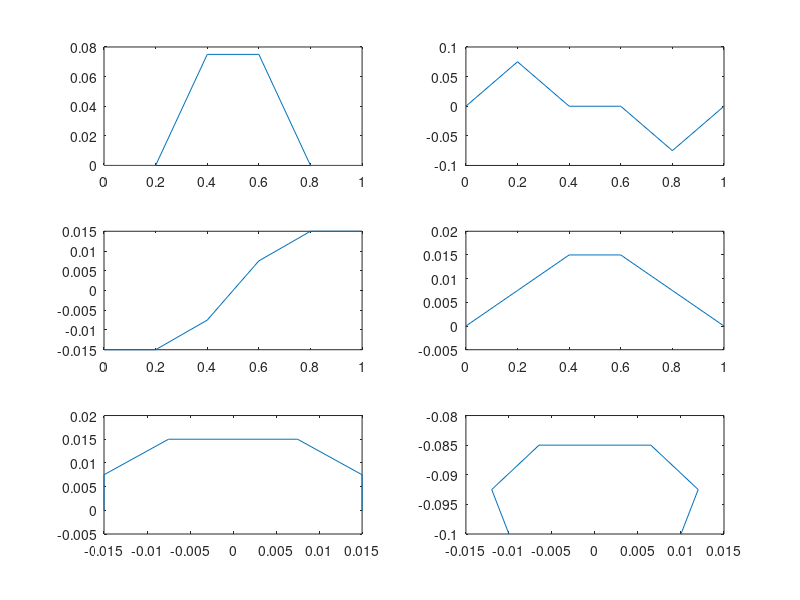

Write the MATLAB code that produced this figure.
clear all;
clc;
%% ----------------------- *** INITIAL DATA *** ------------------------%%
l1=0;
l2=.050;
l3=.100;
b=4/6;
v=.01; % desired velocity of COG (m/sec)
%u=.09; % average velocity of foot tip in swing phase (0.1)
w=0; % rotational velocity of COG
R=.220; % distance of foot tip to COG or center of rotation
% b=u/(v+abs(w)*R+u) % Duty Factor calculation
u=(b/(1-b))*v; % average swing velocity of the leg wrt the body
u=v/(1-b); % average swing velocity of the leg wrt the ground
a=pi/6; % Crab Angle
L=.03; % Stride Length which is the amount of COG displacement in one cycle time.
T= L/v % Cycle Period
Tt=(1-b)*T;
Ts=b*T;
%% ------------------- *** GAIT GENERATION *** ---------------------- %%
% b=.9
p(1)=0; % Kinematic phase of leg 1
p(2)=p(1)+1/2; % Kinematic phase of leg 2
p(3)=p(1)+b; % Kinematic phase of leg 3
p(4)=p(2)+b; % Kinematic phase of leg 4
p(5)=p(3)+b; % Kinematic phase of leg 5
p(6)=p(4)+b; % Kinematic phase of leg 6

j=1;
for j=1:6
    for i=1:6
        if p(i)>=1
            p(i)=p(i)-1;
        end
    end
    j=j+1;
end
p

%% ------------- *** POSITIONAL FOOT TRAJECTORY PLANNING *** ------------%%
%TransferRing time is divided to 5 equal extents. Suchc a selection is completely
%arbitrary.
t0=0;
t1=Tt/5;
t2=2*t1;
t3=Tt-t2;
t4=Tt-t1;
t5=Tt;

Ttt=[t0,t1,t2,t3,t4,t5];

%%%%%%%%%%HERE EVERY THING IS IN Gi COORDINATE SYSTEM WHICH IS GROUND
%COORDINATE SYSTEM FOR EACH LEG
xdotmaxf_g=2*(t5-t0)*u/((t4-t1)+(t3-t2)); %maximum leg transferring speed.
% this is the average velocity divided by the surface are under the velocity graph. 

zdotmaxf_g=xdotmaxf_g; % it is arbitrary.

xdotf_g=[0,0,xdotmaxf_g,xdotmaxf_g,0,0];

for i=1:6
    xf_g(i,1)=-L/2;
    xf_g(i,2)=xf_g(i,1)+0;
    xf_g(i,3)=xf_g(i,2)+(t2-t1)*xdotmaxf_g/2;
    xf_g(i,4)=xf_g(i,3)+(t3-t2)*xdotmaxf_g;
    xf_g(i,5)=xf_g(i,4)+(t4-t3)*xdotmaxf_g/2;
    xf_g(i,6)=xf_g(i,5)+0;
end


zdotf_g=[0,zdotmaxf_g,0,0,-zdotmaxf_g,0];

for i=1:6
    zf_g(i,1)=0;
    zf_g(i,2)=zf_g(i,1)+(t1-t0)*zdotmaxf_g/2;
    zf_g(i,3)=zf_g(i,2)+(t2-t1)*zdotmaxf_g/2;
    zf_g(i,4)=zf_g(i,3)+0;
    zf_g(i,5)=zf_g(i,4)-(t4-t3)*zdotmaxf_g/2;
    zf_g(i,6)=zf_g(i,5)-(t5-t4)*zdotmaxf_g/2;
end

%%%%%%%% Now it's the time to change our cooridinte system properly
%Leg number 4:
h=.1; %(m) height of the robot. Here h=l3 because it is assumed in the home positon.
D=l1+l2; %(m) Distance between the foot tip and hip joint from top view

alphaH=[-30*pi/180, 30*pi/180, -90*pi/180, 90*pi/180, -150*pi/180, 150*pi/180];

xb_g(1,1)=-((1-b)/2)*L-D*cos(alphaH(1)); % frame b is a frame attached to the hip joint whose
xb_g(2,1)=-((1-b)/2)*L-D*cos(alphaH(2));
xb_g(3,1)=-((1-b)/2)*L;
xb_g(4,1)=-((1-b)/2)*L;
xb_g(5,1)=-((1-b)/2)*L-D*cos(alphaH(5));
xb_g(6,1)=-((1-b)/2)*L-D*cos(alphaH(6));


% x axis is parallel to the x axis of frame g (Gi).
zb_g(1,1)=h;
zb_g(2,1)=h;
zb_g(3,1)=h;
zb_g(4,1)=h;
zb_g(5,1)=h;
zb_g(6,1)=h;



dt=Tt/5;
xdotb_g=v;
zdotb_g=0;

for i=1:6
    for t=1:5 % 5 is becaus of time dividing to 5 equal extents.
        xb_g(i,t+1)=xb_g(i,t)+xdotb_g*dt;
        zb_g(i,t+1)=zb_g(i,t)+zdotb_g*dt;
    end
    for t=1:6
        xf_b(i,t)=xf_g(i,t)-xb_g(i,t);
        zf_b(i,t)=zf_g(i,t)-zb_g(i,t);
    end
end
% ****xf_b(t) and zf_b(t) ARE THE SAME FOR ALL LEGS i=1,2,...,6. But yf_b
% differs as follow. For each leg, yf_b is the same for all t. 
yf_b=[D*sin(30*pi/180), -D*sin(30*pi/180), D,  -D,  D*sin(30*pi/180),  -D*sin(30*pi/180)];

for i=1:6 % this is becaus of 6 legs
%i=1; % for now just for leg number 4. i is 1 because we
    % have just one leg and that is leg number 4
    %      RH_b=[cos(alphaH(4))  -sin(alphaH(4))  0
    %            sin(alphaH(4))   cos(alphaH(4))  0
    %            0                0               1];
    for j=1:6 % this is because we have divided out T to 6 dt.
              %xf_H(i,j)=RH_b*xf_b(i,j);
    
        xf_H(i,j)=[cos(alphaH(i)),-sin(alphaH(i)),0]*[xf_b(i,j);yf_b(i);zf_b(i,j)];
        yf_H(i,j)=[sin(alphaH(i)),cos(alphaH(i)),0]*[xf_b(i,j);yf_b(i);zf_b(i,j)];
        zf_H(i,j)=zf_b(i,j);
    end
end
  xf_H
  yf_H
  zf_H
% xf_b
% yf_b
% zf_b
xb_g
%% ----------------------- *** PLOT  DATA *** ---------------------%%
subplot(3,2,1)
plot(Ttt,xdotf_g)
subplot(3,2,2)
plot(Ttt,zdotf_g)

subplot(3,2,3)
plot(Ttt,xf_g(4,:))
subplot(3,2,4)
plot(Ttt,zf_g(4,:))

subplot(3,2,5)
plot(xf_g(4,:),zf_g(4,:))

subplot(3,2,6)
plot(xf_b(4,:),zf_b(4,:))

 
%% ---------------------------INVERSE KINEMATICS------------------------%%
% Alpha0=0; %hip joint in the home postion
% Beta0=atan(h/l2); %Knee joint in the home postion
% Gamma0=90*pi/180; %Ankle joint in the home postion
for i=1:6 % for all 6 legs
    for j=1:6 % time discrete
        Alpha(i,j)=(atan(yf_H(i,j)/xf_H(i,j)));
        l(i,j)=sqrt(yf_H(i,j)^2+xf_H(i,j)^2);
        d(i,j)=sqrt(zf_H(i,j)^2+(l(i,j)-l1)^2);
        Beta(i,j)=acos((l2^2+d(i,j)^2-l3^2)/(2*l2*d(i,j)))-atan(abs(zf_H(i,j))/(l(i,j)-l1));
        Gamma(i,j)=pi-(acos((l2^2+l3^2-d(i,j)^2)/(2*l2*l3)));
%         Beta(i,j)=Beta(i,j)*180/pi;
%         Gamma(i,j)=pi-Gamma(i,j);
    end
end
A=Alpha*180/pi
B=Beta*180/pi
G=Gamma*180/pi
Ttt

%% -------------- *** VELOCITY FOOT TRAJECTORY PLANNING *** -------------%%
ydotf_b=0;
for t=1:6
    xdotf_b(t)=xdotf_g(t)-xdotb_g;
    zdotf_b(t)=zdotf_g(t)-zdotb_g;
end
for i=1:6
    for j=1:6
        xdotf_H(i,j)=[cos(alphaH(i)),-sin(alphaH(i)),0]*[xdotf_b(j);ydotf_b;zdotf_b(j)];
        ydotf_H(i,j)=[sin(alphaH(i)),cos(alphaH(i)),0]*[xdotf_b(j);ydotf_b;zdotf_b(j)];
        zdotf_H(i,j)=zdotf_b(j);
    end
end
for j=1:6 % time
    for i=1:6 % leg numnber
        theta1=Alpha(i,j);
        theta2=Beta(i,j);
        theta3=Gamma(i,j);
        J(1,1)=-(-sin(theta1)*sin(theta2)*cos(theta3)-sin(theta1)*cos(theta2)*sin(theta3))*l3-sin(theta1)*l2*cos(theta2)-l1*sin(theta1);
        J(1,2)=-(-cos(theta1)*sin(theta2)*sin(theta3)+cos(theta1)*cos(theta2)*cos(theta3))*l3-cos(theta1)*l2*sin(theta2);
        J(1,3)=(cos(theta1)*sin(theta2)*sin(theta3)-cos(theta1)*cos(theta2)*cos(theta3))*l3;
        J(2,1)=-(cos(theta1)*cos(theta2)*sin(theta3)+cos(theta1)*sin(theta2)*cos(theta3))*l3+cos(theta1)*l2*cos(theta2)+l1*cos(theta1);
        J(2,2)=-(-sin(theta1)*sin(theta2)*sin(theta3)+sin(theta1)*cos(theta2)*cos(theta3))*l3-sin(theta1)*l2*sin(theta2);
        J(2,3)=-(-sin(theta1)*sin(theta2)*sin(theta3)+sin(theta1)*cos(theta2)*cos(theta3))*l3;
        J(3,1)=0;
        J(3,2)=-(-cos(theta2)*sin(theta3)-sin(theta2)*cos(theta3))*l3-l2*cos(theta2);
        J(3,3)=-(-cos(theta2)*sin(theta3)-sin(theta2)*cos(theta3))*l3;
        Thetadot(i,j,:)=inv(J)*[xdotf_H(i,j);ydotf_H(i,j);zdotf_H(i,j)];
    end
end

Thetadot
% xdotb_g
% zdotb_g
% xdotf_H
% ydotf_H
% zdotf_H
%% -------------------- *** The End *** -------------------------- %%